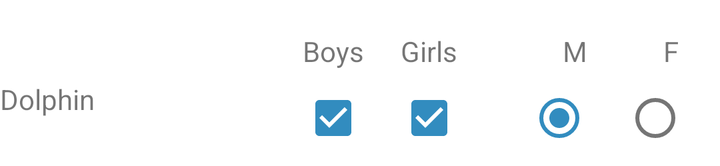
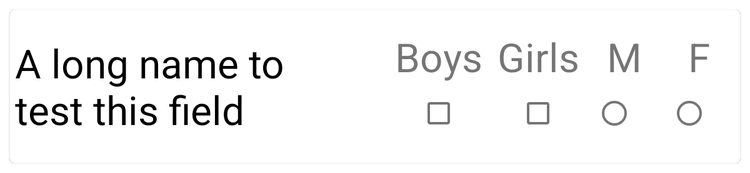

First picture: res/layout/ on a phone held upright. Second picture: the repository's own variant of that layout, on a device whose configuration matches the variant's folder. Source for both follows.
<!-- AndroidManifest.xml: application theme AppTheme -->
<!-- res/layout/rec_player_entry.xml -->
<?xml version="1.0" encoding="utf-8"?>
<TableLayout xmlns:android="http://schemas.android.com/apk/res/android"
    xmlns:app="http://schemas.android.com/apk/res-auto"
    android:layout_width="match_parent"
    android:layout_height="wrap_content"
    android:orientation="vertical"
    android:stretchColumns="0,1">

    <TableRow
        android:layout_width="match_parent"
        android:layout_height="wrap_content"
        android:layout_marginTop="16dp">

        <TextView
            android:id="@+id/tvPlayerName"
            android:text="@string/app_name"
            android:layout_gravity="center_vertical"
            android:layout_width="match_parent"
            android:layout_height="wrap_content" />

        <androidx.constraintlayout.widget.ConstraintLayout
            android:layout_width="wrap_content"
            android:layout_height="wrap_content"
            android:orientation="horizontal">

            <LinearLayout
                android:id="@+id/llBoys"
                android:layout_width="wrap_content"
                android:layout_height="wrap_content"
                android:gravity="center_horizontal"
                android:orientation="vertical"

                app:layout_constraintBottom_toBottomOf="parent"
                app:layout_constraintEnd_toStartOf="@+id/llGirls"
                app:layout_constraintTop_toTopOf="parent">

                <TextView
                    android:layout_width="wrap_content"
                    android:layout_height="wrap_content"
                    android:text="Boys" />

                <CheckBox
                    android:id="@+id/boys"
                    android:layout_width="wrap_content"
                    android:layout_height="wrap_content"
                    android:clickable="false"
                    android:checked="true" />
            </LinearLayout>


            <LinearLayout
                android:id="@+id/llGirls"
                android:layout_width="wrap_content"
                android:layout_height="wrap_content"
                android:gravity="center_horizontal"
                android:orientation="vertical"
                android:layout_marginRight="25dp"
                app:layout_constraintBottom_toBottomOf="parent"
                app:layout_constraintEnd_toStartOf="@+id/llGenderMale"
                app:layout_constraintTop_toTopOf="parent">

                <TextView
                    android:layout_width="wrap_content"
                    android:layout_height="wrap_content"
                    android:text="Girls" />

                <CheckBox
                    android:id="@+id/girls"
                    android:layout_width="wrap_content"
                    android:layout_height="wrap_content"
                    android:clickable="false"
                    android:checked="true" />
            </LinearLayout>

            <LinearLayout
                android:id="@+id/llGenderMale"
                android:layout_width="wrap_content"
                android:layout_height="wrap_content"
                android:gravity="center_horizontal"
                android:orientation="vertical"
                app:layout_constraintBottom_toBottomOf="parent"
                app:layout_constraintEnd_toStartOf="@+id/llGenderFemale"
                app:layout_constraintTop_toTopOf="parent">

                <TextView
                    android:layout_width="wrap_content"
                    android:layout_height="wrap_content"
                    android:text="M" />

                <RadioButton
                    android:id="@+id/male"
                    android:layout_width="wrap_content"
                    android:layout_height="wrap_content"
                    android:clickable="false"
                    android:checked="true" />
            </LinearLayout>


            <LinearLayout
                android:id="@+id/llGenderFemale"
                android:layout_width="wrap_content"
                android:layout_height="wrap_content"
                android:gravity="center_horizontal"
                android:orientation="vertical"
                app:layout_constraintBottom_toBottomOf="parent"
                app:layout_constraintEnd_toEndOf="parent"
                app:layout_constraintTop_toTopOf="parent">

                <TextView
                    android:layout_width="wrap_content"
                    android:layout_height="wrap_content"
                    android:text="F" />

                <RadioButton
                    android:id="@+id/female"
                    android:clickable="false"
                    android:layout_width="wrap_content"
                    android:layout_height="wrap_content"
                    android:checked="false" />
            </LinearLayout>
        </androidx.constraintlayout.widget.ConstraintLayout>

    </TableRow>
</TableLayout>
<!-- resources referenced by this layout -->
<resources>
  <string name="app_name">Dolphin</string>
  <style name="AppTheme" parent="Theme.MaterialComponents.Light.NoActionBar">
          <item name="colorPrimary">@color/colorPrimary</item>
          <item name="colorPrimaryDark">@color/colorPrimaryDark</item>
          <item name="colorAccent">@color/colorAccent</item>
          <item name="android:navigationBarColor">@color/transparent</item>
          <item name="android:windowDrawsSystemBarBackgrounds">true</item>
          <item name="android:statusBarColor">@android:color/transparent</item>
          <item name="android:windowTranslucentStatus">true</item>
          <item name="android:windowTranslucentNavigation">true</item>
      </style>
  <color name="colorPrimary">#9d03fa</color>
  <color name="colorPrimaryDark">#9C00FF</color>
  <color name="colorAccent">#328cbf</color>
  <color name="transparent">#00ffffff</color>
</resources>
<!-- res/layout-sw600dp/rec_player_entry.xml (the repository's variant of the layout above) -->
<!-- drawn on a 7-inch tablet held upright -->
<?xml version="1.0" encoding="utf-8"?>
<com.google.android.material.card.MaterialCardView xmlns:android="http://schemas.android.com/apk/res/android"
    xmlns:app="http://schemas.android.com/apk/res-auto"
    xmlns:tools="http://schemas.android.com/tools"
    android:layout_width="match_parent"
    android:layout_height="wrap_content"
    android:layout_margin="8dp">

    <TableLayout
        android:layout_width="match_parent"
        android:layout_height="wrap_content"
        android:orientation="vertical"
        android:stretchColumns="*">

        <TableRow
            android:layout_width="match_parent"
            android:layout_height="wrap_content"
            android:padding="4dp">

            <TextView
                android:id="@+id/tvPlayerName"
                android:layout_width="140dp"
                android:layout_height="wrap_content"
                android:layout_gravity="center_vertical"
                android:maxLines="2"
                android:textColor="@color/black"
                android:textSize="32sp"
                tools:text="A long name to test this field" />

            <androidx.constraintlayout.widget.ConstraintLayout
                android:layout_width="wrap_content"
                android:layout_height="wrap_content"
                android:orientation="horizontal">

                <LinearLayout
                    android:id="@+id/llBoys"
                    android:layout_width="wrap_content"
                    android:layout_height="wrap_content"
                    android:layout_margin="12dp"
                    android:gravity="center_horizontal"
                    android:orientation="vertical"
                    app:layout_constraintBottom_toBottomOf="parent"
                    app:layout_constraintEnd_toStartOf="@+id/llGirls"
                    app:layout_constraintTop_toTopOf="parent">

                    <TextView
                        android:layout_width="wrap_content"
                        android:layout_height="wrap_content"
                        android:text="Boys"
                        android:textSize="32sp" />

                    <CheckBox
                        android:id="@+id/boys"
                        android:layout_width="wrap_content"
                        android:layout_height="wrap_content"
                        android:checked="false"
                        android:clickable="false" />
                </LinearLayout>


                <LinearLayout
                    android:id="@+id/llGirls"
                    android:layout_width="wrap_content"
                    android:layout_height="wrap_content"
                    android:layout_margin="12dp"
                    android:layout_marginRight="25dp"
                    android:gravity="center_horizontal"
                    android:orientation="vertical"
                    app:layout_constraintBottom_toBottomOf="parent"
                    app:layout_constraintEnd_toStartOf="@+id/llGenderMale"
                    app:layout_constraintTop_toTopOf="parent">

                    <TextView
                        android:layout_width="wrap_content"
                        android:layout_height="wrap_content"
                        android:text="Girls"
                        android:textSize="32sp" />

                    <CheckBox
                        android:id="@+id/girls"
                        android:layout_width="wrap_content"
                        android:layout_height="wrap_content"
                        android:checked="false"
                        android:clickable="false" />
                </LinearLayout>

                <LinearLayout
                    android:id="@+id/llGenderMale"
                    android:layout_width="wrap_content"
                    android:layout_height="wrap_content"
                    android:layout_margin="12dp"
                    android:gravity="center_horizontal"
                    android:orientation="vertical"
                    app:layout_constraintBottom_toBottomOf="parent"
                    app:layout_constraintEnd_toStartOf="@+id/llGenderFemale"
                    app:layout_constraintTop_toTopOf="parent">

                    <TextView
                        android:layout_width="wrap_content"
                        android:layout_height="wrap_content"
                        android:text="M"
                        android:textSize="32sp" />

                    <RadioButton
                        android:id="@+id/male"
                        android:layout_width="wrap_content"
                        android:layout_height="wrap_content"
                        android:checked="false"
                        android:clickable="false" />
                </LinearLayout>


                <LinearLayout
                    android:id="@+id/llGenderFemale"
                    android:layout_width="wrap_content"
                    android:layout_height="wrap_content"
                    android:layout_margin="12dp"
                    android:gravity="center_horizontal"
                    android:orientation="vertical"
                    app:layout_constraintBottom_toBottomOf="parent"
                    app:layout_constraintEnd_toEndOf="parent"
                    app:layout_constraintTop_toTopOf="parent">

                    <TextView
                        android:layout_width="wrap_content"
                        android:layout_height="wrap_content"
                        android:text="F"
                        android:textSize="32sp" />

                    <RadioButton
                        android:id="@+id/female"
                        android:layout_width="wrap_content"
                        android:layout_height="wrap_content"
                        android:checked="false"
                        android:clickable="false" />
                </LinearLayout>
            </androidx.constraintlayout.widget.ConstraintLayout>
        </TableRow>
    </TableLayout>
</com.google.android.material.card.MaterialCardView>
<!-- resources referenced by the variant -->
<!-- as a 7-inch tablet held upright resolves them -->
<resources>
  <color name="black">#000000</color>
  <style name="AppTheme" parent="Theme.MaterialComponents.Light.NoActionBar">
          <item name="colorPrimary">@color/colorPrimary</item>
          <item name="colorPrimaryDark">@color/colorPrimaryDark</item>
          <item name="colorAccent">@color/colorAccent</item>
          <item name="android:navigationBarColor">@color/transparent</item>
          <item name="android:windowDrawsSystemBarBackgrounds">true</item>
          <item name="android:statusBarColor">@android:color/transparent</item>
          <item name="android:windowTranslucentStatus">true</item>
          <item name="android:windowTranslucentNavigation">true</item>
      </style>
  <color name="colorPrimary">#9d03fa</color>
  <color name="colorPrimaryDark">#9C00FF</color>
  <color name="colorAccent">#328cbf</color>
  <color name="transparent">#00ffffff</color>
</resources>
